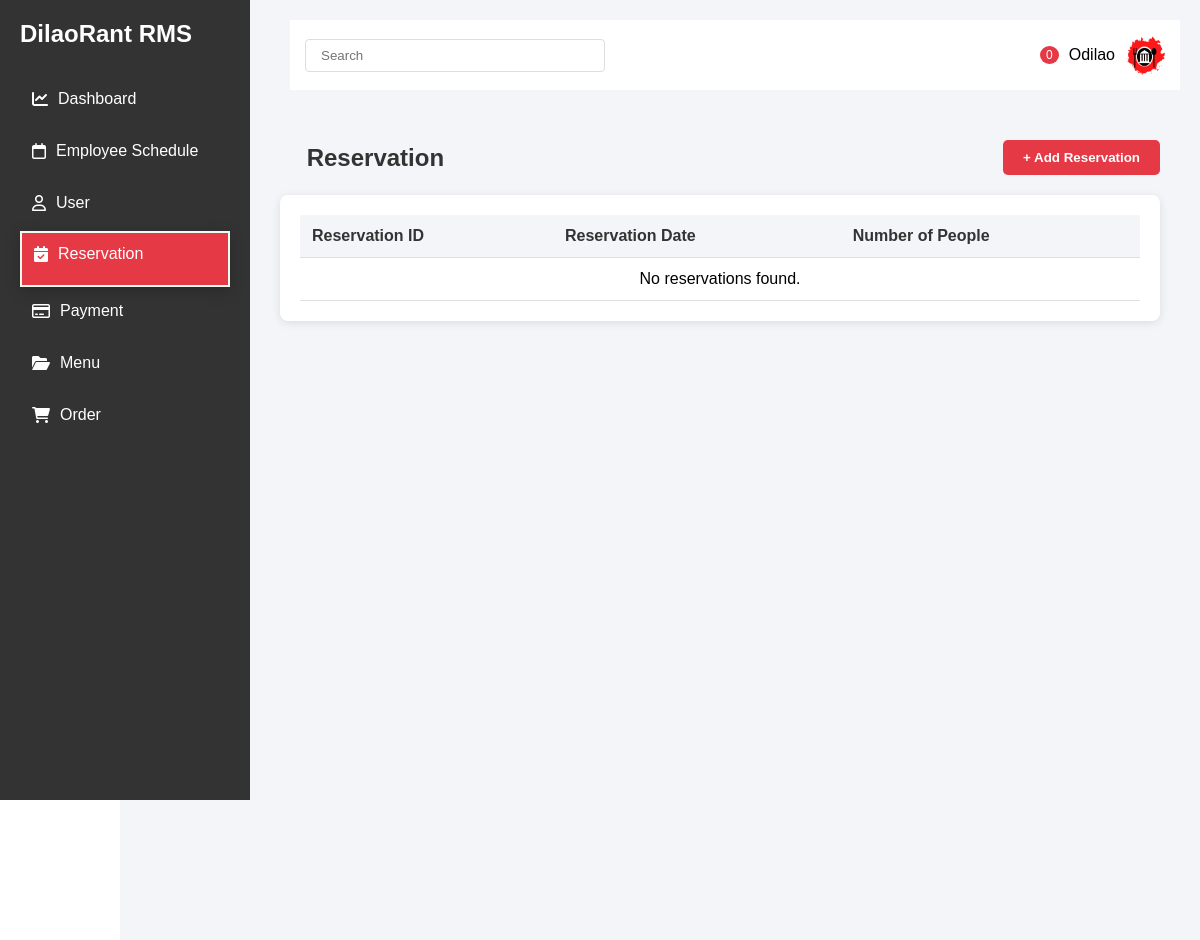
The page /dashboard/Reservation/reservations/ on the database as committed earlier.
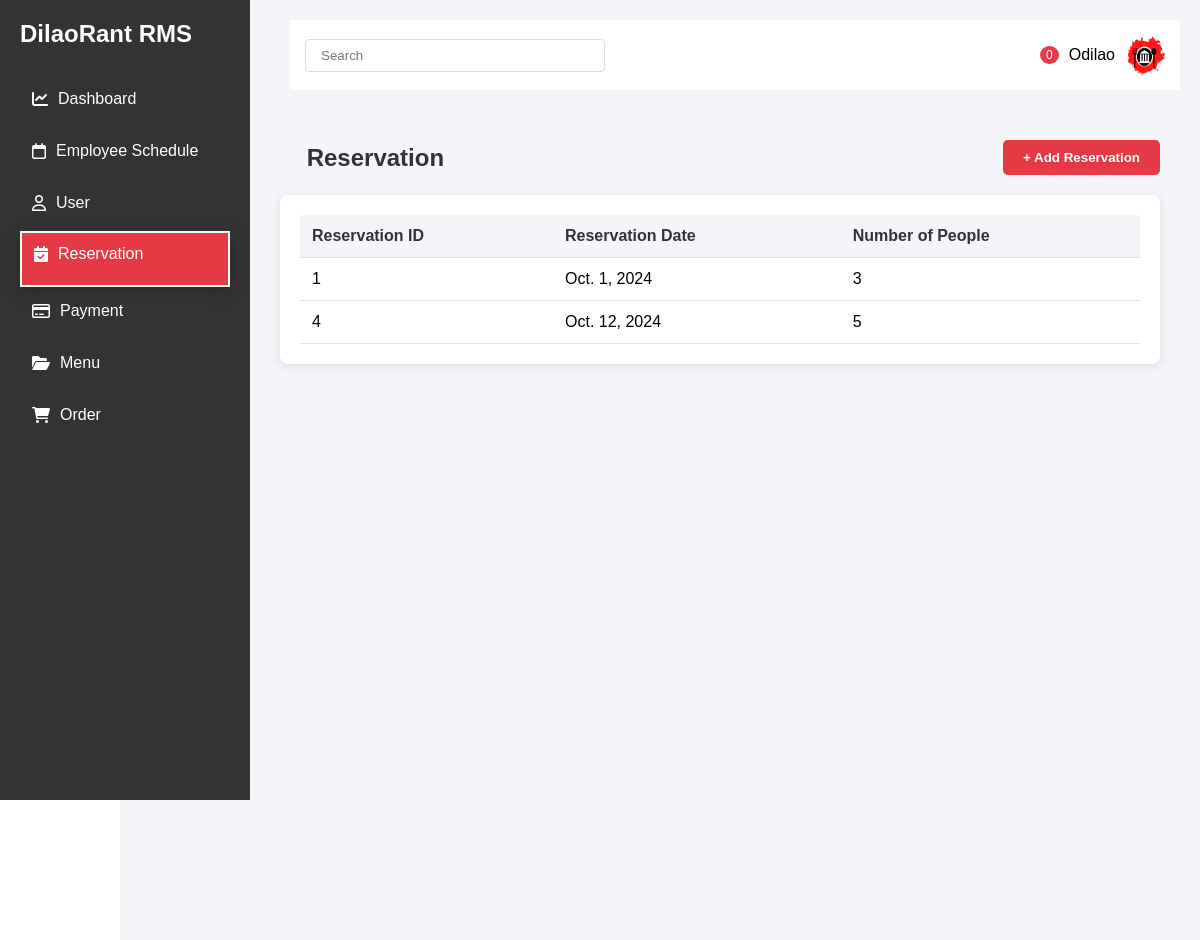
The same page on the database as committed later.
### Reservation/models.py (models this page shows, shortened)
class Reservation(models.Model):
    reservation_id = models.CharField(max_length=50, primary_key=True)
    reservation_date = models.DateField()
    number_of_people = models.PositiveIntegerField()

### Reservation/views.py (the view)
# urls.py: path('reservations/', views.display_Reservation, name='displayReservation'),
def display_Reservation(request):
    reservations = Reservation.objects.all()
    if request.method == 'POST':
        form = ReservationForm(request.POST)
        if form.is_valid():
            form.save()
            if request.is_ajax():
                new_reservation = {
                    'reservation_id': form.instance.reservation_id,
                    'reservation_date': form.instance.reservation_date.strftime('%Y-%m-%d'),
                    'number_of_people': form.instance.number_of_people,
                }
                return JsonResponse({'success': True, 'reservation': new_reservation})
            else:
                messages.success(request, 'Reservation added successfully.')
                return redirect('displayReservation')
        else:
            if request.is_ajax():
                return JsonResponse({'success': False, 'message': 'Failed to add reservation. Please check the form for errors.'})
            else:
                messages.error(request, 'Failed to add reservation. Please check the form for errors.')
    else:
        form = ReservationForm()
    return render(request, 'Reservation/ReservationDisplay.html', {
        'form': form,
        'reservations': reservations,
    })

### Reservation/forms.py
class ReservationForm(forms.ModelForm):
    class Meta:
        model = Reservation
        fields = ['reservation_id', 'reservation_date', 'number_of_people']
        widgets = {
            'reservation_date': forms.DateInput(attrs={'type': 'date'}),
            'number_of_people': forms.NumberInput(),
        }

### Reservation/templates/Reservation/ReservationDisplay.html (shortened to what this page needs)
{% load static %}
<!DOCTYPE html>
<html lang="en">
<head>
    <link rel="stylesheet" href="https://cdnjs.cloudflare.com/ajax/libs/font-awesome/6.0.0/css/all.min.css">
</head>
<body>
    <div class="sidebar">
        <h2>DilaoRant RMS</h2>
        <div style="margin-top: 30px;">
            <a href="{% url 'successdashboard' %}" class="menu-item">
                <i class="fas fa-chart-line"></i>
                Dashboard
            </a>
            <a href="{% url 'Display' %}" class="menu-item">
                <i class="fa-regular fa-calendar"></i>
                Employee Schedule
            </a>
            <a href="{% url 'DisplayUser'%}" class="menu-item">
                <i class="fa-regular fa-user"></i>
                User
            </a>
            <div class="selected">
            <a href="{% url 'DisplayReservation'%}" class="menu-item">
                <i class="fa-solid fa-calendar-check"></i>
                Reservation
            </a></div>
            <a href="{% url 'DisplayPayment' %}" class="menu-item">
                <i class="fa-regular fa-credit-card"></i>
                Payment
            </a>
            <a href="{% url 'DisplayMenu' %}" class="menu-item">
                <i class="fa-solid fa-folder-open"></i>
                Menu
            </a>
            <a href="{% url 'DisplayOrder' %}" class="menu-item">
                <i class="fa-solid fa-cart-shopping"></i>
                Order
            </a>
        </div>
    </div>
    <div class="main-content">
        <div class="top-bar" style=" margin-left: 150px;">
            <input type="text" class="search-bar" placeholder="Search">
            <div class="user-profile">
                <span class="notification">0</span>
                <span>Odilao</span>
                <img src="{% static 'dashboard/bg3.png' %}" alt="Admin" style="width: 40px; height: 40px; border-radius: 50%;">
            </div>
        </div>
        <div class="main-content">
                <div class="schedule-header">
                    <h2 class="schedule-title">&nbsp;&nbsp;&nbsp;&nbsp;Reservation</h2>
                    <button class="add-schedule-btn" onclick="showPopup()">+ Add Reservation</button>
                </div>
                <div class="schedule-container">
                    <table class="schedule-table">
                        <thead>
                            <tr>
                                <th>Reservation ID</th>
                                <th>Reservation Date</th>
                                <th>Number of People</th>
                            </tr>
                        </thead>
                        <tbody>
                            {% for reservation in reservations %}
                            <tr>
                                <td>{{ reservation.reservation_id }}</td>
                                <td>{{ reservation.reservation_date }}</td>
                                <td>{{ reservation.number_of_people }}</td>
                            </tr>
                            {% empty %}
                            <tr>
                                <td colspan="3" style="text-align: center;">No reservations found.</td>
                            </tr>
                            {% endfor %}
                        </tbody>
                    </table>
                </div>
        </div>
    </div>
</body>
</html>

Rows that differ between the two databases and show on the page:
added Reservation: reservation_id "1", reservation_date "Oct. 1, 2024", number_of_people "3"
added Reservation: reservation_id "4", reservation_date "Oct. 12, 2024", number_of_people "5"
Other text that changed with them:
text no longer shown: "No reservations found."
